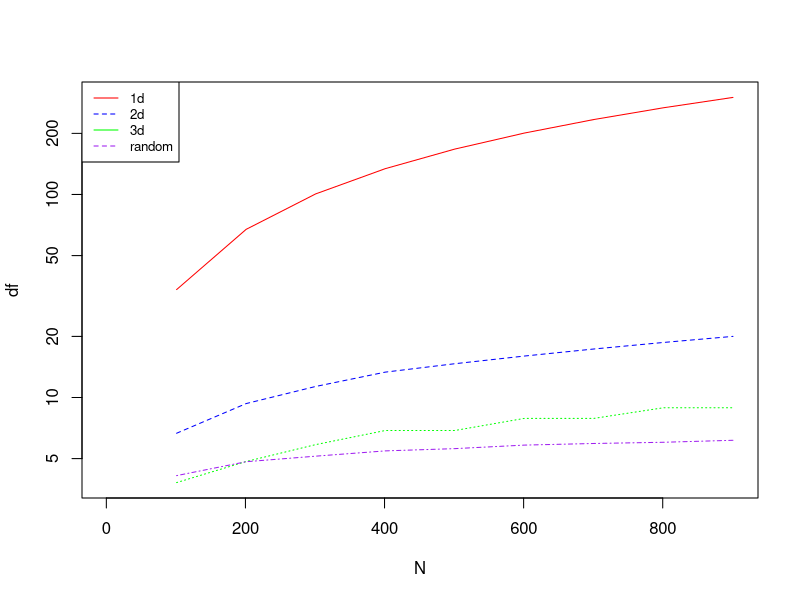

Here is the R script that generated this plot:
library(ggplot2)
library(igraph)

#plot(make_lattice(c(2.5, 2.5)))

N <- seq(1, 1000, 100)

calculate_average <- function(n, dim = 1){
  return (mean_distance(make_lattice(rep(n ** (1/dim), each = dim), directed = 
                                       FALSE)))
}

average_distans <- function(n){
  tmp <- c()
  for (i in 1:50)
    tmp <- c(tmp, mean_distance(erdos.renyi.game(n, min(3/n, 1))))
  return(mean(tmp))
}

one_dim <- unlist(lapply(N, calculate_average, dim = 1))
two_dim <-  unlist(lapply(N, calculate_average, dim = 2))
three_dim <-  unlist(lapply(N, calculate_average, dim = 3))
random_graph <-  unlist(lapply(N, average_distans))

df <- data.frame(one_dim, two_dim, three_dim, random_graph)

matplot(N, df, type = 'l', log = 'y', col = c('red', 'blue', 'green',
                                                'purple'))
legend("topleft", legend = c('1d', '2d', '3d', 'random'), col =
         c('red', 'blue', 'green', 'purple'), lty = 1:2, cex = 0.8)
